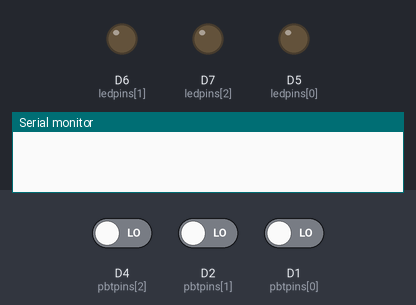
This sketch was run on a simulated ESP8266 (NodeMCU). Parts: output pins drawn as LEDs (lit = HIGH), the last lines printed to the serial monitor. The inputs (shaded band) are chosen by the test bench; at power-on: D4 (pbtpins[2]) LOW, D2 (pbtpins[1]) LOW, D1 (pbtpins[0]) LOW.

Above: at 1.8 s.
1.9 s: D4 (pbtpins[2]) driven HIGH
At 2.9 s:
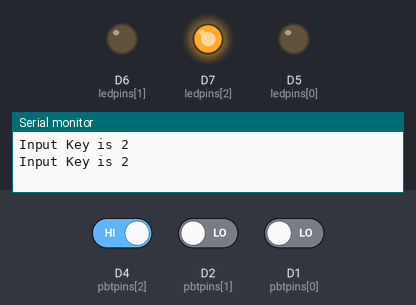
3.6 s: D2 (pbtpins[1]) driven HIGH
At 4.7 s:
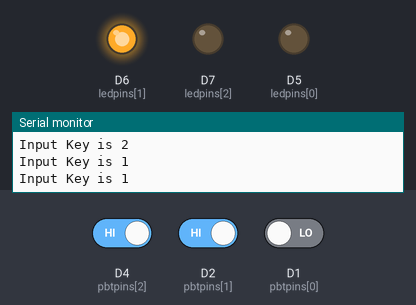
5.1 s: D1 (pbtpins[0]) driven HIGH
At 6.4 s:
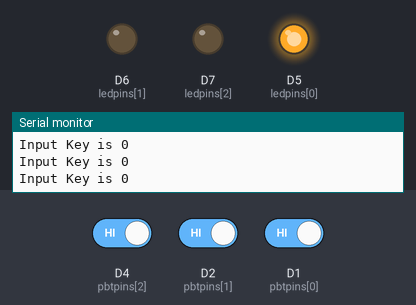
6.7 s: D1 (pbtpins[0]) driven LOW
At 7.9 s:
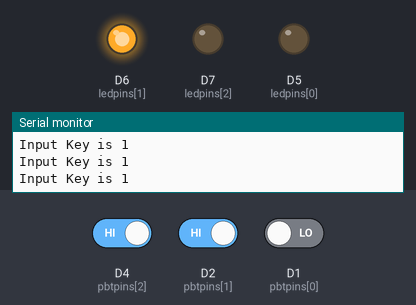
8.2 s: D2 (pbtpins[1]) driven LOW
At 9.6 s:
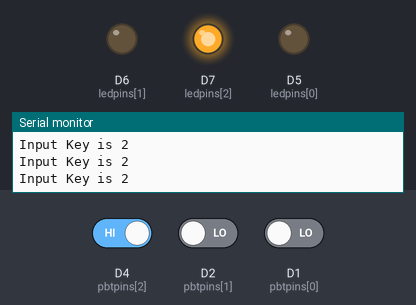
Timing chart, 0 to 10.7 s (numbered marks = the images above; inputs shaded):
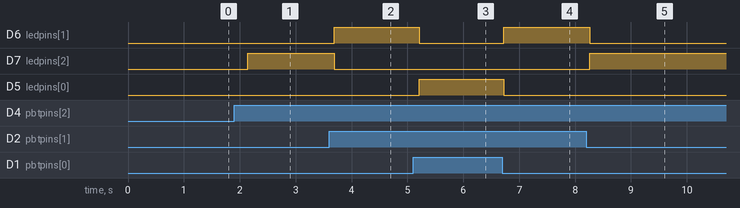

The sketch:

_03_PushButton.ino
```cpp
/*
 * 다양한 LED 패턴
 * 작성자 : 박민재, 작성일 : 2026.03.12
 */

#define LEDS 3 //LED의 갯수
#define PBTS 3 //pushbutton의 갯수

//LED 핀배열 선언 --> 반복문을 활용 용이
//이진수 동작 고려 우측 LED를 배열 index 0번에 위치
const byte ledpins[LEDS] = {D5, D6, D7};
//Pushbutton 핀배열(이진수동작을 위해 우측버튼을 0번에 위치)
const byte pbtpins[PBTS] = {D1, D2, D4};
//입력값 저장 변수 --> 누르지 않으면 -1, 누르면 0,1,2
int inputKey = -1;

void setup() {
  //LED 핀모드 초기화
  LedInit();
  //Pushbutton 핀모드 설정
  PbtInit();
  //시리얼 모니터 초기화
  Serial.begin(115200);
}

void loop() {
  //푸시버튼의 입력값을 추출하고, 대응하는 LED를 켬
  inputKey = PbtGetKey();
  //입력값이 0보다 크면 버튼을 누른 상태
  if(inputKey >= 0) {
    //시리얼 모니터 출력
    Serial.print("Input Key is ");
    Serial.println(inputKey);
  }
  //LED 동작 처리
  LedTurnOn(inputKey);
}

//LED 핀모드 초기화
void LedInit() {
  for(int i=0; i<LEDS ; i++){
    pinMode(ledpins[i], OUTPUT);
  }
}

//동시점멸 동작
void LedOnOff() {
  LedOn();
  LedOff();
}

//모든 LED 켜기
void LedOn() {
  for(int i=0; i<LEDS; i++) { //모든 LED 켜기
    digitalWrite(ledpins[i], HIGH);
  }
  delay(500);
}

//모든 LED 끄기
void LedOff() {
  for(int i=0; i<LEDS; i++) { //모든 LED 끄기
    digitalWrite(ledpins[i], LOW);
  }
  delay(500);
}

//특정 digit의 LED 켜기
void LedTurnOn(int digit){
  //각 디지트를 순회하며, 해당 디지트의 LED만 켬
  for(int i=0; i<LEDS; i++){
    if(i==digit) digitalWrite(ledpins[i], HIGH);
    else digitalWrite(ledpins[i], LOW);
  }
  delay(500);
}

//푸시버튼 초기화
void PbtInit() {
  for(int i=0; i<PBTS ; i++){
    pinMode(pbtpins[i], INPUT);
  }
}

//푸시버튼 값 입력 --> 단일 입력 동작
int PbtGetKey() {
  int inputKey = -1; //입력값이 0 이상이면 누른 상태
  //for 반복문을 이용, 누른 버튼 찾기
  for(int i=0; i<PBTS; i++) {
    if(digitalRead(pbtpins[i])) {
      inputKey = i;
      break; //누른 버튼을 찾았으므로 더 이상 확인할 필요 없음
    }
    delay(10);
  }
  return inputKey;
}
```

Measured:
- after the input at 1.9 s, D7 (ledpins[2]): LOW → HIGH after 0.24 s
- after the input at 3.6 s, D6 (ledpins[1]): LOW → HIGH after 0.09 s; D7 (ledpins[2]): HIGH → LOW after 0.09 s
- after the input at 5.1 s, D6 (ledpins[1]): HIGH → LOW after 0.11 s; D5 (ledpins[0]): LOW → HIGH after 0.11 s
- after the input at 6.7 s, D6 (ledpins[1]): LOW → HIGH at once; D5 (ledpins[0]): HIGH → LOW at once
- after the input at 8.2 s, D6 (ledpins[1]): HIGH → LOW after 0.06 s; D7 (ledpins[2]): LOW → HIGH after 0.06 s
